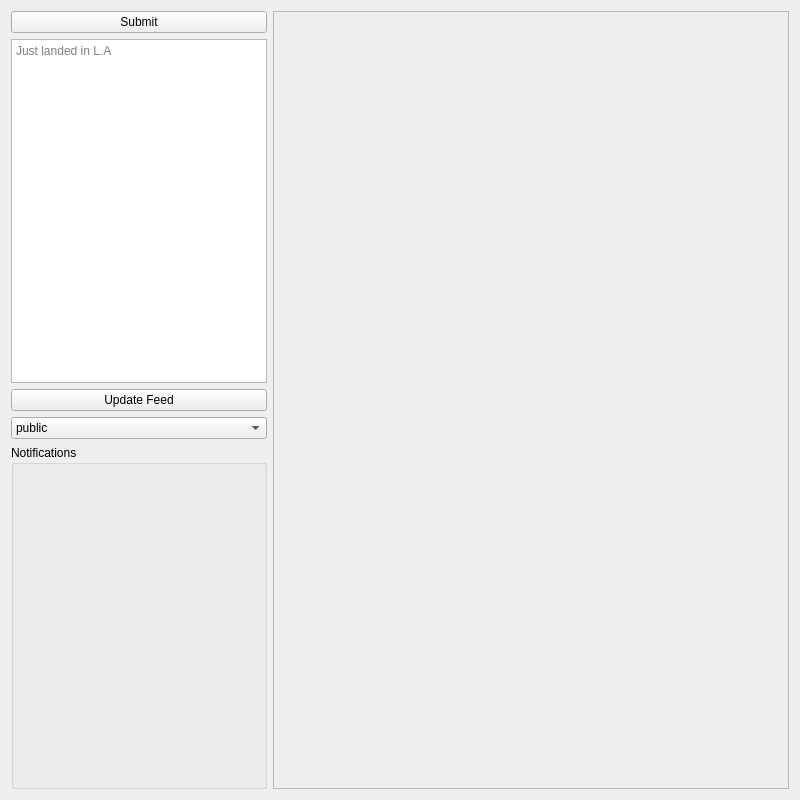
<?xml version="1.0" encoding="UTF-8"?>
<ui version="4.0">
 <class>Form</class>
 <widget class="QWidget" name="Form">
  <property name="geometry">
   <rect>
    <x>0</x>
    <y>0</y>
    <width>800</width>
    <height>800</height>
   </rect>
  </property>
  <property name="minimumSize">
   <size>
    <width>800</width>
    <height>800</height>
   </size>
  </property>
  <property name="windowTitle">
   <string>Form</string>
  </property>
  <layout class="QGridLayout" name="gridLayout">
   <item row="0" column="1">
    <layout class="QHBoxLayout" name="horizontalLayout">
     <item>
      <layout class="QVBoxLayout" name="verticalLayout">
       <item>
        <widget class="QPushButton" name="pushButtonPostMsg">
         <property name="sizePolicy">
          <sizepolicy hsizetype="Minimum" vsizetype="Fixed">
           <horstretch>0</horstretch>
           <verstretch>0</verstretch>
          </sizepolicy>
         </property>
         <property name="minimumSize">
          <size>
           <width>200</width>
           <height>0</height>
          </size>
         </property>
         <property name="text">
          <string>Submit</string>
         </property>
        </widget>
       </item>
       <item>
        <widget class="QTextEdit" name="postMsg">
         <property name="sizePolicy">
          <sizepolicy hsizetype="Minimum" vsizetype="Minimum">
           <horstretch>0</horstretch>
           <verstretch>0</verstretch>
          </sizepolicy>
         </property>
         <property name="minimumSize">
          <size>
           <width>200</width>
           <height>200</height>
          </size>
         </property>
         <property name="placeholderText">
          <string>Just landed in L.A</string>
         </property>
        </widget>
       </item>
       <item>
        <widget class="QPushButton" name="updateFeed">
         <property name="text">
          <string>Update Feed</string>
         </property>
        </widget>
       </item>
       <item>
        <widget class="QComboBox" name="timelineSelector">
         <item>
          <property name="text">
           <string>public</string>
          </property>
         </item>
         <item>
          <property name="text">
           <string>home</string>
          </property>
         </item>
        </widget>
       </item>
       <item>
        <widget class="QGroupBox" name="groupBox">
         <property name="title">
          <string>Notifications</string>
         </property>
         <property name="flat">
          <bool>false</bool>
         </property>
         <property name="checkable">
          <bool>false</bool>
         </property>
         <layout class="QGridLayout" name="gridLayout_3">
          <item row="0" column="0">
           <layout class="QVBoxLayout" name="notifications"/>
          </item>
         </layout>
        </widget>
       </item>
      </layout>
     </item>
     <item>
      <widget class="QScrollArea" name="scrollArea">
       <property name="widgetResizable">
        <bool>true</bool>
       </property>
       <widget class="QWidget" name="scrollAreaWidgetContents">
        <property name="geometry">
         <rect>
          <x>0</x>
          <y>0</y>
          <width>514</width>
          <height>778</height>
         </rect>
        </property>
        <layout class="QGridLayout" name="gridLayout_2">
         <item row="0" column="0">
          <layout class="QVBoxLayout" name="posts"/>
         </item>
        </layout>
       </widget>
      </widget>
     </item>
    </layout>
   </item>
  </layout>
 </widget>
 <resources/>
 <connections/>
</ui>
